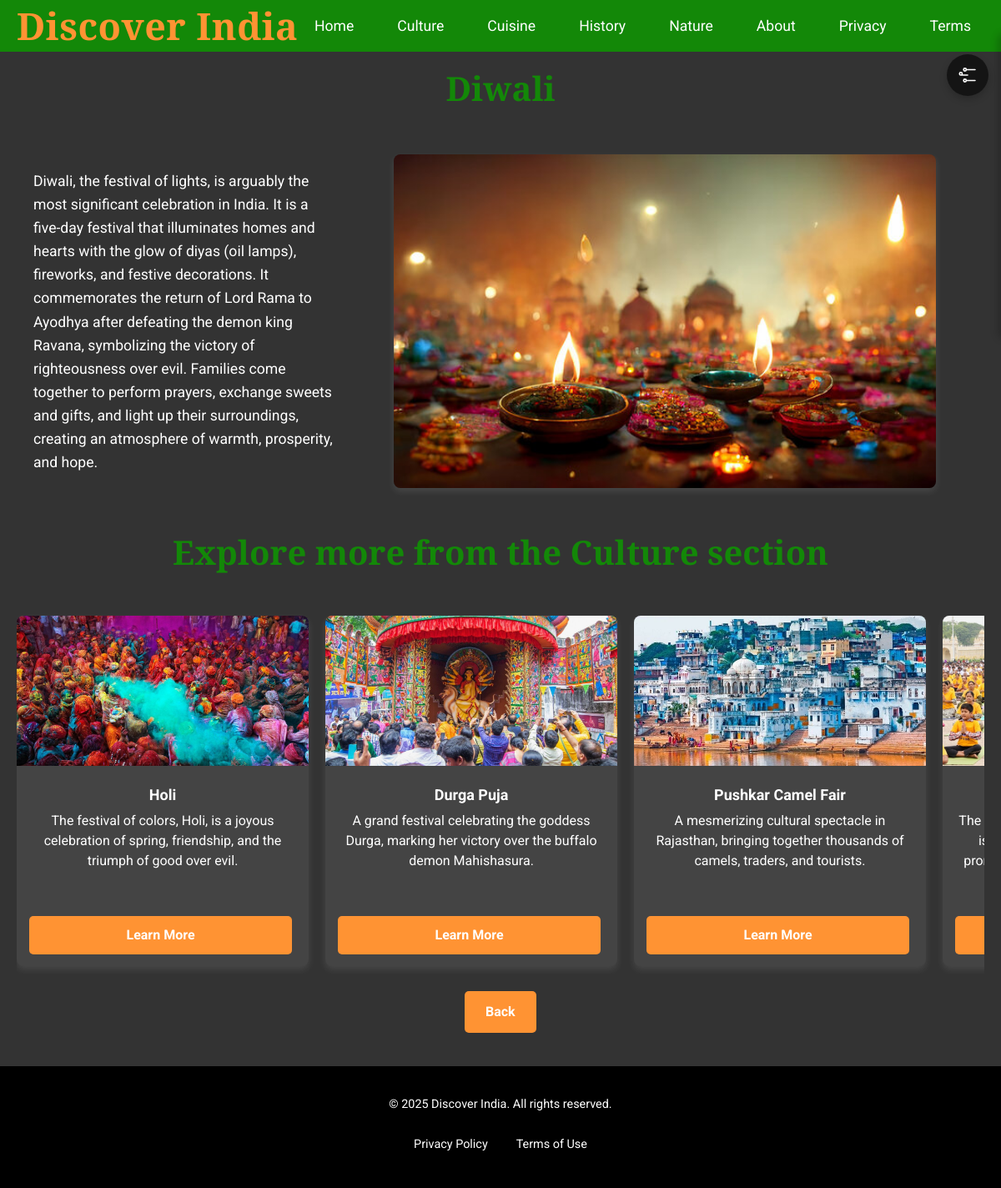
The app's page /details/Diwali with its own data.
### app.py (models this page shows, shortened)
class Destination(db.Model):
    id = db.Column(db.Integer, primary_key=True)
    title = db.Column(db.String(100), nullable=False)
    description = db.Column(db.Text, nullable=False)
    image_url = db.Column(db.String(200), nullable=True)
    category = db.Column(db.String(50), nullable=True)
    sub_category = db.Column(db.String(50), nullable=True)
    long_description = db.Column(db.Text, nullable=True)

### app.py (the view)
@app.route('/details/<string:title>')
def details(title):
    item = Destination.query.filter_by(title=title).first_or_404()
    all_related_items = Destination.query.filter_by(category=item.category).all()
    return render_template('details.html',
                         item=item,
                         all_related_items=all_related_items)

### app.py (called while the page is built)
@app.before_request
def get_categories():
    categories_data = Destination.query.with_entities(Destination.category).filter(
        Destination.category.in_(['Culture', 'Cuisine', 'History', 'Nature'])
    ).distinct().all()
    g.categories = [c[0] for c in categories_data]

### templates/details.html (shortened to what this page needs)
{% extends 'base.html' %}
{% block content %}
<section class="details-page">
    <div class="container">
        <h1 class="details-title">{{ item.title }}</h1>
        <div class="details-content-grid">
            <div class="details-text">
                <p>{{ item.long_description }}</p>
            </div>
            <div class="main-image">
                <img src="{{ url_for('static', filename=item.image_url) }}" alt="{{ item.title }}" class="details-main-img">
            </div>
        </div>
        <h2 class="details-sub-heading">
            Explore more from the {{ item.category }} section
        </h2>
        <div class="card-slider" data-slider>
            <div class="slider-track" data-wrapper>
                {% for related in all_related_items if related.title != item.title %}
                    <a href="{{ url_for('details', title=related.title) }}" class="card-item">
                        <img src="{{ url_for('static', filename=related.image_url) }}" alt="{{ related.title }}">
                        <div class="card-content">
                            <h3>{{ related.title }}</h3>
                            <p>{{ related.description }}</p>
                        </div>
                        <span class="read-more cta-button">Learn More</span>
                    </a>
                {% endfor %}
            </div>
        </div>
        <a href="javascript:history.back()" class="back-link cta-button">Back</a>
    </div>
</section>
{% endblock %}

### records on screen
Destination: title "Diwali", long_description "Diwali, the festival of lights, is arguably the most significant celebration in India. It is a five-day festival that illuminates homes and hearts with the glow of diyas (oil lamps), fireworks, and festive decorations. It commemorates the return of Lord Rama to Ayodhya after defeating the demon king Ravana, symbolizing the victory of righteousness over evil. Families come together to perform prayers, exchange sweets and gifts, and light up their surroundings, creating an atmosphere of warmth, prosperity, and hope.", image_url (picture), category "Culture"
Destination: image_url (picture), title "Holi", description "The festival of colors, Holi, is a joyous celebration of spring, friendship, and the triumph of good over evil."
Destination: image_url (picture), title "Durga Puja", description "A grand festival celebrating the goddess Durga, marking her victory over the buffalo demon Mahishasura."
Destination: image_url (picture), title "Pushkar Camel Fair", description "A mesmerizing cultural spectacle in Rajasthan, bringing together thousands of camels, traders, and tourists."
Destination: image_url (picture), description "The…"
